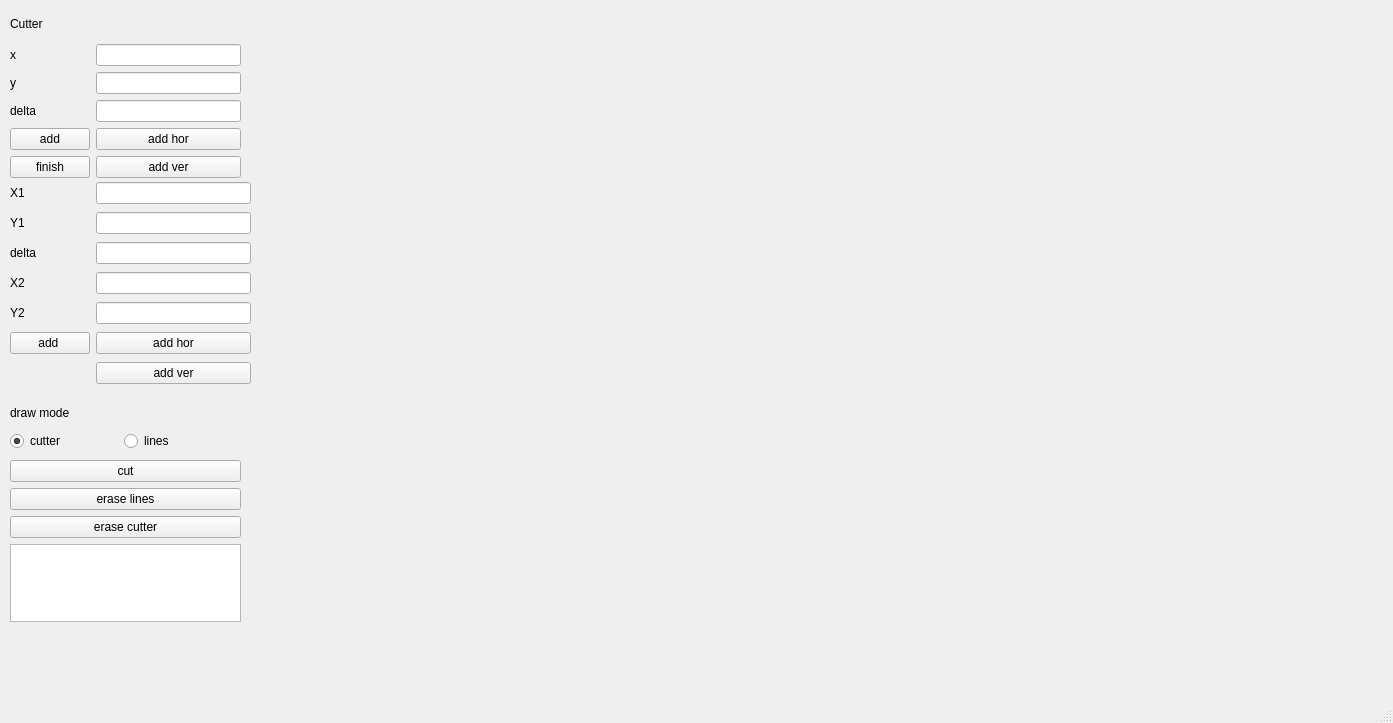
<?xml version="1.0" encoding="UTF-8"?>
<ui version="4.0">
 <class>Viewer</class>
 <widget class="QMainWindow" name="Viewer">
  <property name="geometry">
   <rect>
    <x>0</x>
    <y>0</y>
    <width>1393</width>
    <height>723</height>
   </rect>
  </property>
  <property name="windowTitle">
   <string>Viewer</string>
  </property>
  <widget class="QWidget" name="centralwidget">
   <widget class="QWidget" name="gridLayoutWidget">
    <property name="geometry">
     <rect>
      <x>10</x>
      <y>10</y>
      <width>231</width>
      <height>168</height>
     </rect>
    </property>
    <layout class="QGridLayout" name="gridLayout">
     <item row="4" column="0">
      <widget class="QPushButton" name="add_cutter_line_but">
       <property name="text">
        <string>add</string>
       </property>
      </widget>
     </item>
     <item row="5" column="0">
      <widget class="QPushButton" name="finish_cutter_line_but">
       <property name="text">
        <string>finish</string>
       </property>
      </widget>
     </item>
     <item row="1" column="0">
      <widget class="QLabel" name="label">
       <property name="text">
        <string>x</string>
       </property>
      </widget>
     </item>
     <item row="1" column="1">
      <widget class="QLineEdit" name="cutter_x_text"/>
     </item>
     <item row="5" column="1">
      <widget class="QPushButton" name="add_ver_cutter_line_but">
       <property name="text">
        <string>add ver</string>
       </property>
      </widget>
     </item>
     <item row="2" column="1">
      <widget class="QLineEdit" name="cutter_y_text"/>
     </item>
     <item row="4" column="1">
      <widget class="QPushButton" name="add_hor_cutter_line_but">
       <property name="text">
        <string>add hor</string>
       </property>
      </widget>
     </item>
     <item row="2" column="0">
      <widget class="QLabel" name="label_2">
       <property name="text">
        <string>y</string>
       </property>
      </widget>
     </item>
     <item row="0" column="0">
      <widget class="QLabel" name="label_5">
       <property name="text">
        <string>Cutter</string>
       </property>
      </widget>
     </item>
     <item row="3" column="0">
      <widget class="QLabel" name="label_3">
       <property name="text">
        <string>delta</string>
       </property>
      </widget>
     </item>
     <item row="3" column="1">
      <widget class="QLineEdit" name="cutter_delta_text"/>
     </item>
    </layout>
   </widget>
   <widget class="QWidget" name="gridLayoutWidget_3">
    <property name="geometry">
     <rect>
      <x>10</x>
      <y>460</y>
      <width>231</width>
      <height>162</height>
     </rect>
    </property>
    <layout class="QGridLayout" name="gridLayout_3">
     <item row="3" column="0">
      <widget class="QPushButton" name="erase_cutter_but">
       <property name="text">
        <string>erase cutter</string>
       </property>
      </widget>
     </item>
     <item row="1" column="0">
      <widget class="QPushButton" name="cut_but">
       <property name="text">
        <string>cut</string>
       </property>
      </widget>
     </item>
     <item row="2" column="0">
      <widget class="QPushButton" name="erase_lines_but">
       <property name="text">
        <string>erase lines</string>
       </property>
      </widget>
     </item>
     <item row="4" column="0">
      <widget class="QTextEdit" name="error_text"/>
     </item>
    </layout>
   </widget>
   <widget class="QWidget" name="gridLayoutWidget_4">
    <property name="geometry">
     <rect>
      <x>10</x>
      <y>180</y>
      <width>241</width>
      <height>206</height>
     </rect>
    </property>
    <layout class="QGridLayout" name="gridLayout_4">
     <item row="0" column="0">
      <widget class="QLabel" name="label_10">
       <property name="text">
        <string>X1</string>
       </property>
      </widget>
     </item>
     <item row="3" column="0">
      <widget class="QLabel" name="label_8">
       <property name="text">
        <string>X2</string>
       </property>
      </widget>
     </item>
     <item row="3" column="1">
      <widget class="QLineEdit" name="line_x2_text"/>
     </item>
     <item row="0" column="1">
      <widget class="QLineEdit" name="line_x1_text"/>
     </item>
     <item row="1" column="1">
      <widget class="QLineEdit" name="line_y1_text"/>
     </item>
     <item row="2" column="1">
      <widget class="QLineEdit" name="line_delta_text"/>
     </item>
     <item row="1" column="0">
      <widget class="QLabel" name="label_11">
       <property name="text">
        <string>Y1</string>
       </property>
      </widget>
     </item>
     <item row="2" column="0">
      <widget class="QLabel" name="label_12">
       <property name="text">
        <string>delta</string>
       </property>
      </widget>
     </item>
     <item row="4" column="0">
      <widget class="QLabel" name="label_9">
       <property name="text">
        <string>Y2</string>
       </property>
      </widget>
     </item>
     <item row="4" column="1">
      <widget class="QLineEdit" name="line_y2_text"/>
     </item>
     <item row="6" column="1">
      <widget class="QPushButton" name="add_ver_line_but">
       <property name="text">
        <string>add ver</string>
       </property>
      </widget>
     </item>
     <item row="5" column="0">
      <widget class="QPushButton" name="add_line_but">
       <property name="text">
        <string>add </string>
       </property>
      </widget>
     </item>
     <item row="5" column="1">
      <widget class="QPushButton" name="add_hor_line_but">
       <property name="text">
        <string>add hor</string>
       </property>
      </widget>
     </item>
    </layout>
   </widget>
   <widget class="QWidget" name="gridLayoutWidget_2">
    <property name="geometry">
     <rect>
      <x>10</x>
      <y>400</y>
      <width>221</width>
      <height>51</height>
     </rect>
    </property>
    <layout class="QGridLayout" name="gridLayout_2">
     <item row="0" column="0">
      <widget class="QLabel" name="label_6">
       <property name="text">
        <string>draw mode</string>
       </property>
      </widget>
     </item>
     <item row="1" column="2">
      <widget class="QRadioButton" name="lines_mode_but">
       <property name="text">
        <string>lines</string>
       </property>
      </widget>
     </item>
     <item row="1" column="0">
      <widget class="QRadioButton" name="cutter_mode_but">
       <property name="text">
        <string>cutter</string>
       </property>
       <property name="checked">
        <bool>true</bool>
       </property>
      </widget>
     </item>
    </layout>
   </widget>
  </widget>
  <widget class="QMenuBar" name="menubar">
   <property name="geometry">
    <rect>
     <x>0</x>
     <y>0</y>
     <width>1393</width>
     <height>21</height>
    </rect>
   </property>
  </widget>
  <widget class="QStatusBar" name="statusbar"/>
 </widget>
 <resources/>
 <connections/>
</ui>
